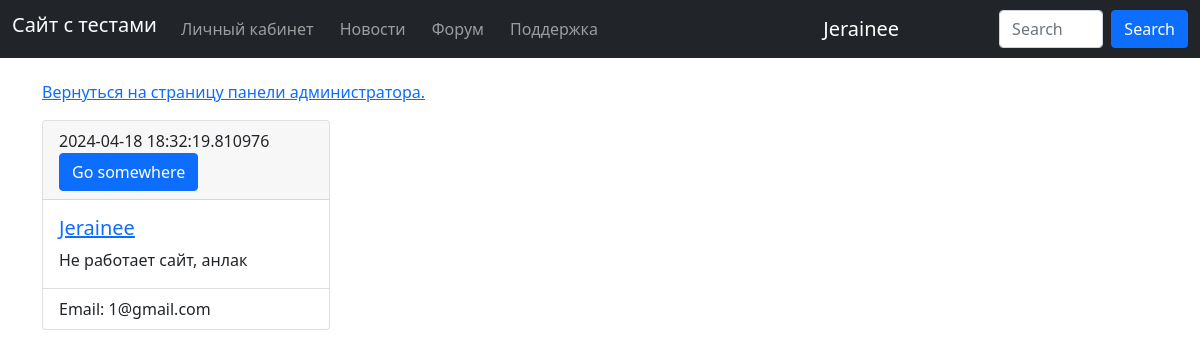
Before: /admin/messages/ (signed in) with the older database file.
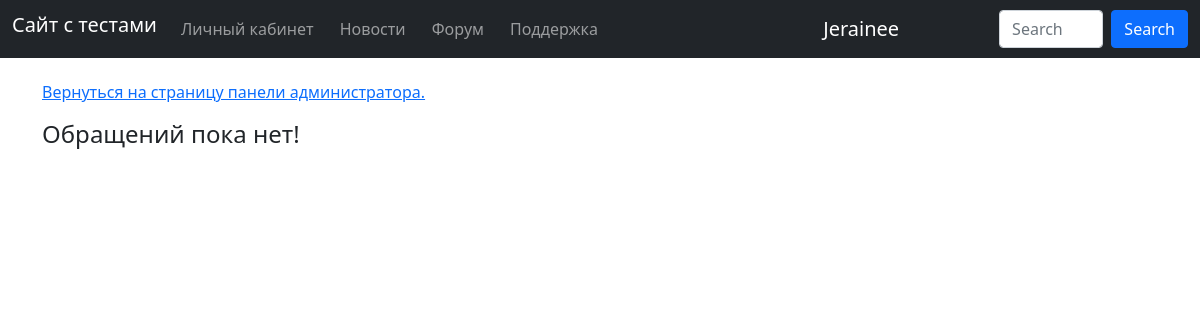
After: the same page with the newer database file.
### data/support.py (models this page shows)
class SupportMessage(SqlAlchemyBase):
    __tablename__ = 'support_message'
    id = sqlalchemy.Column(sqlalchemy.Integer, primary_key=True, autoincrement=True)
    email = sqlalchemy.Column(sqlalchemy.NVARCHAR, nullable=False)
    author_name = sqlalchemy.Column(sqlalchemy.String, nullable=False)
    message = sqlalchemy.Column(sqlalchemy.TEXT, nullable=False)
    author_id = sqlalchemy.Column(sqlalchemy.Integer, sqlalchemy.ForeignKey("users.id"))
    created_date = sqlalchemy.Column(sqlalchemy.DateTime, default=datetime.datetime.now().replace(microsecond=0))

### main.py (the view)
@app.route('/admin/messages/')
@login_required
def admin_messages():
    db_sess = db_session.create_session()
    user = db_sess.query(User).get(current_user.get_id())
    if user.is_admin != 1:
        flash('У вас нет доступа к этой странице!', 'error')
        return redirect('/')
    else:
        msgs = db_sess.query(SupportMessage).all()
        return render_template('messages.html', msgs=msgs)

### data/db_session.py (called while the page is built)
def create_session() -> Session:
    global __factory
    return __factory()

### main.py (called while the page is built)
@login_manager.user_loader
def load_user(user_id):
    db_sess = db_session.create_session()
    return db_sess.query(User).get(user_id)

### templates/messages.html (shortened to what this page needs)
{% extends 'base.html' %}
{% block content %}
<p><a href="/admin">Вернуться на страницу панели администратора.</a></p>
{% if msgs|length != 0 %}
{% for msge in msgs[::-1] %}
<div class="card mb-3" style="max-width: 18rem;">
  <div class="card-header">{{ msge.created_date }} <form class="d-flex"><a href="delete_message/{{msge.id}}" class="btn btn-primary">Go somewhere</a></form></div>
  <div class="card-body">
      <h5 class="card-title"><a href="/account/{{msge.author_id}}">{{ msge.author_name }}</a></h5>
    <p class="card-text">{{ msge.message }}</p>
  </div>
  <div class="card-footer bg-transparent">Email: {{ msge.email }}</div>
</div>
<br>
{% endfor %}
{% else %}
<h4>Обращений пока нет!</h4>
{% endif %}
{% endblock %}

Changed rows visible on the page:
removed SupportMessage: created_date "2024-04-18 18:32:19.810976", author_name "Jerainee", message "Не работает сайт, анлак", email "1@gmail.com"
Other visible differences:
text now shown: "Обращений пока нет!"
